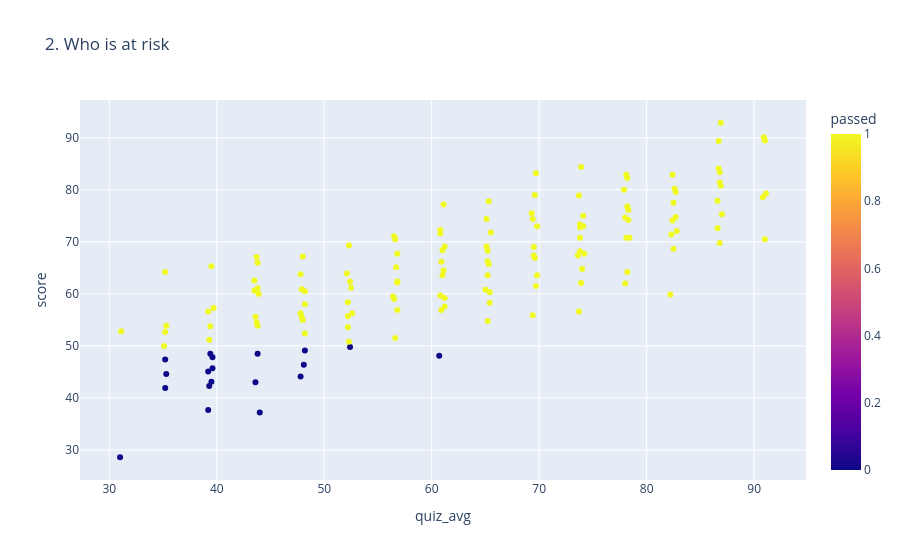

Notebook source saved alongside this figure:
### Code cell
df["passed"] = (df["score"] >= 50).astype(int)

fig2 = px.scatter(
    df,
    x="quiz_avg",
    y="score",
    color="passed",
    hover_name="name",
    title="2. Who is at risk"
)

fig2.show()

### Figure 1 — Plotly figure (JSON) as saved in the notebook; plotly's stock layout.template omitted (floating-point values rounded to 4 significant figures; data arrays with more than 128 entries replaced by an {"elided": "..."} marker saying what was removed)
{"data": [{"hovertemplate": "<b>%{hovertext}</b><br><br>quiz_avg=%{x}<br>score=%{y}<br>passed=%{marker.color}<extra></extra>", "hovertext": {"elided": "150 str values"}, "legendgroup": "", "marker": {"color": {"elided": "150 int values"}, "coloraxis": "coloraxis", "symbol": "circle"}, "mode": "markers", "name": "", "orientation": "v", "showlegend": false, "type": "scatter", "x": {"elided": "150 float values"}, "xaxis": "x", "y": {"elided": "150 float values"}, "yaxis": "y"}], "layout": {"coloraxis": {"colorbar": {"title": {"text": "passed"}}, "colorscale": [[0, "#0d0887"], [0.1111, "#46039f"], [0.2222, "#7201a8"], [0.3333, "#9c179e"], [0.4444, "#bd3786"], [0.5556, "#d8576b"], [0.6667, "#ed7953"], [0.7778, "#fb9f3a"], [0.8889, "#fdca26"], [1, "#f0f921"]]}, "legend": {"tracegroupgap": 0}, "title": {"text": "2. Who is at risk"}, "xaxis": {"anchor": "y", "domain": [0, 1], "title": {"text": "quiz_avg"}}, "yaxis": {"anchor": "x", "domain": [0, 1], "title": {"text": "score"}}}}
